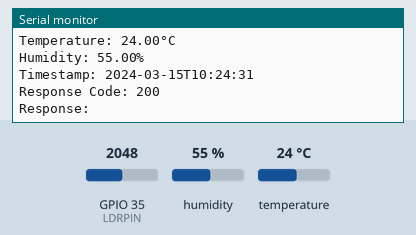
Simulated run of this sketch. Board: ESP32. On the bench: the last lines printed to the serial monitor. The inputs (shaded band) are chosen by the test bench; at power-on: humidity 55 %, GPIO 35 (LDRPIN) = 2048, temperature 24 °C. WiFi joins after 1.5 s; servers stay silent unless stated; uploads are accepted with an empty reply; the local clock reads 2024-03-15 10:24:30 at power-on unless the sketch sets it.

Above: at 2.7 s.
2.8 s: humidity set to 22 %
At 6.91 s:
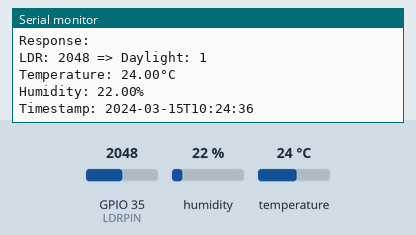
8.6 s: GPIO 35 (LDRPIN) set to 2866
At 12.8 s:
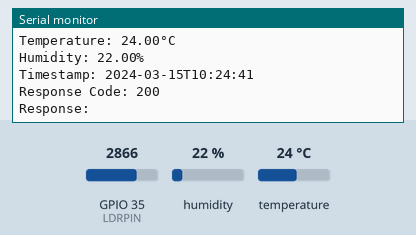
14.4 s: temperature set to 12 °C
At 18.9 s:
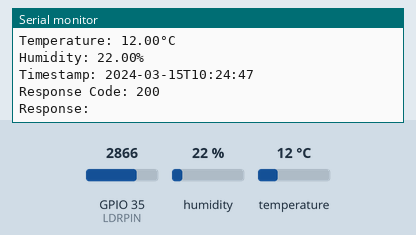
20.2 s: GPIO 35 (LDRPIN) set to 3603
At 23.8 s:
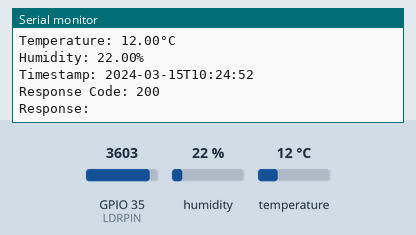
26.0 s: humidity set to 40 %
At 28.8 s:
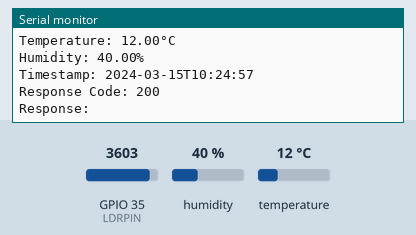
Timing chart, 0 to 30.3 s (numbered marks = the images above; inputs shaded):
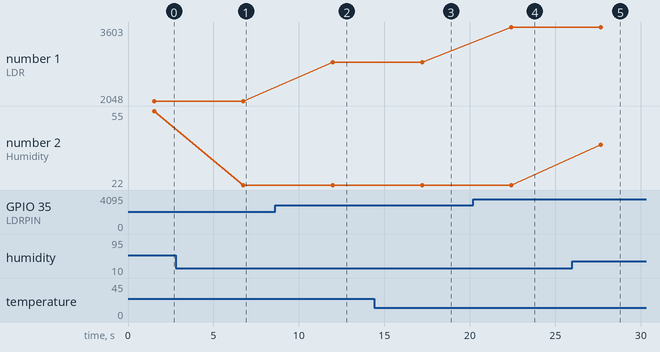

Measured:
- after the input at 2.8 s, the serial monitor: prints a new line after 4.0 s (image 1)
- after the input at 8.6 s, the serial monitor: prints a new line after 3.4 s (image 2)
- after the input at 14.4 s, the serial monitor: prints a new line after 2.8 s (image 3)
- after the input at 20.2 s, the serial monitor: prints a new line after 2.2 s (image 4)
- after the input at 26.0 s, the serial monitor: prints a new line after 1.7 s (image 5)
- plotted number 1: 2048 → 2866 after the input at 8.6 s, 2866 → 3603 after the input at 20.2 s
- plotted number 2: 55 → 22 after the input at 2.8 s, 22 → 40 after the input at 26.0 s

The sketch:

ESP32.ino
```cpp
#include <WiFi.h>
#include <HTTPClient.h>
#include <DHT.h>
#include <time.h>

// WiFi credentials
const char* ssid = "johnpaulquisto";
const char* password = "1010101010";

// Firestore endpoint (project ID corrected)
const char* firestoreUrl = "https://firestore.googleapis.com/v1/projects/esp32-35e0e/databases/(default)/documents/sensorData";

// NTP Server settings for timestamp
const char* ntpServer = "time.google.com";
const long gmtOffset_sec = 8 * 3600; // GMT+8
const int daylightOffset_sec = 0;

// DHT Sensor settings
#define DHTPIN 4
#define DHTTYPE DHT11
DHT dht(DHTPIN, DHTTYPE);

// LDR settings
#define LDRPIN 35
#define THRESHOLD 1000

void setup() {
  Serial.begin(115200);

  // Connect to WiFi
  WiFi.begin(ssid, password);
  Serial.print("Connecting to WiFi");
  int attempt = 0;
  while (WiFi.status() != WL_CONNECTED && attempt < 20) {
    delay(500);
    Serial.print(".");
    attempt++;
  }

  if (WiFi.status() == WL_CONNECTED) {
    Serial.println("\nWiFi Connected");
    Serial.println(WiFi.localIP());
    configTime(gmtOffset_sec, daylightOffset_sec, ntpServer);
  } else {
    Serial.println("\nWiFi Connection Failed! Restarting...");
    ESP.restart();
  }

  dht.begin();
  pinMode(LDRPIN, INPUT);
}

void checkWiFi() {
  if (WiFi.status() != WL_CONNECTED) {
    Serial.println("Reconnecting to WiFi...");
    WiFi.disconnect();
    WiFi.reconnect();
  }
}

void loop() {
  checkWiFi();

  float temperature = dht.readTemperature();
  float humidity = dht.readHumidity();
  int ldrValue = analogRead(LDRPIN);
  String isDaylight = (ldrValue < THRESHOLD) ? "0" : "1";

  Serial.printf("LDR: %d => Daylight: %s\n", ldrValue, isDaylight.c_str());

  if (isnan(temperature) || isnan(humidity)) {
    Serial.println("Failed to read from DHT sensor");
    delay(2000);
    return;
  }

  Serial.printf("Temperature: %.2f°C\nHumidity: %.2f%%\n", temperature, humidity);

  char timestamp[30] = "Unknown";
  struct tm timeinfo;
  if (getLocalTime(&timeinfo)) {
    strftime(timestamp, sizeof(timestamp), "%Y-%m-%dT%H:%M:%S", &timeinfo);
    Serial.print("Timestamp: ");
    Serial.println(timestamp);
  }

  sendToFirestore(temperature, humidity, isDaylight, timestamp);
  delay(5000);
}

void sendToFirestore(float temperature, float humidity, String daylight, const char* timestamp) {
  HTTPClient http;
  http.begin(firestoreUrl);
  http.addHeader("Content-Type", "application/json");

  String jsonData = "{"
    "\"fields\": {"
      "\"temperature\": {\"doubleValue\": " + String(temperature) + "},"
      "\"humidity\": {\"doubleValue\": " + String(humidity) + "},"
      "\"daylight\": {\"stringValue\": \"" + daylight + "\"},"
      "\"timestamp\": {\"stringValue\": \"" + String(timestamp) + "\"}"
    "}"
  "}";

  int httpResponseCode = http.POST(jsonData);
  Serial.print("Response Code: ");
  Serial.println(httpResponseCode);

  if (httpResponseCode > 0) {
    Serial.println("Response: " + http.getString());
  } else {
    Serial.println("Error: " + http.errorToString(httpResponseCode));
  }

  http.end();
}
```
